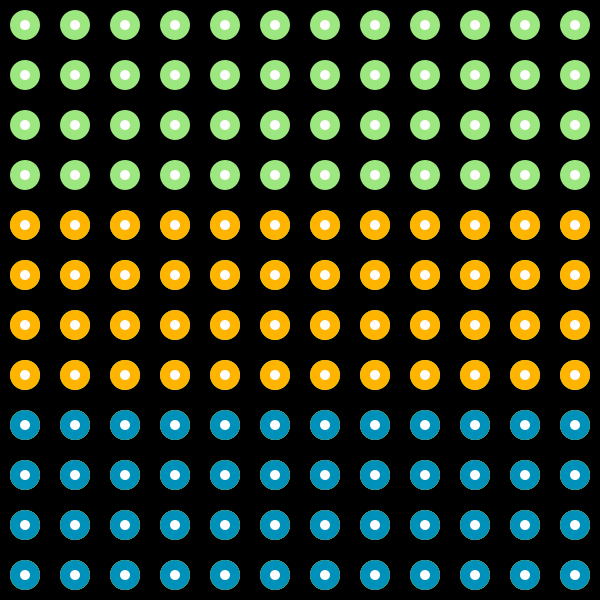
Frame 1 (no input)
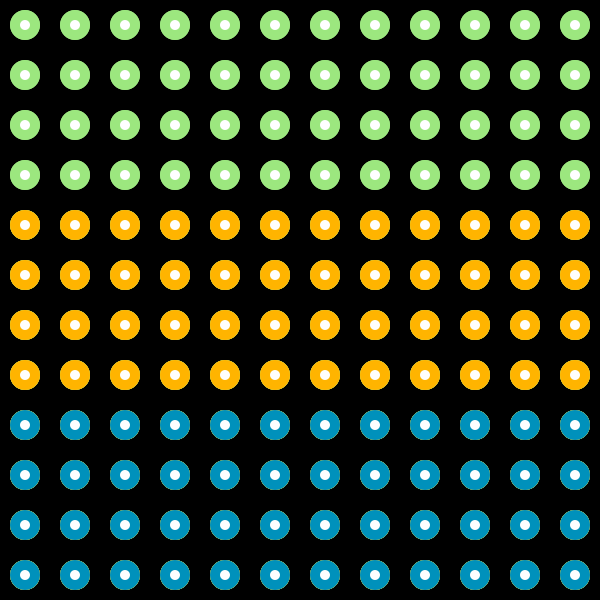
Frame 2 (the mouse pressed at the canvas centre, redrawn once)

The Processing sketch that drew these frames (run headless with seeded random() and noise(); the mouse was pressed at the canvas centre and the sketch redrawn once):

// Processing sketch: processing_143457
// ── processing_143457.pde

// Konkuk University
// Department of Dynamic Media
// SOS iDesign
// Name: KIM Mirae
// ID: 201420064



int globalsize = 50;
color bgr = color(0);
 
void setup() {
 size(600,600);
 background(0);
 noLoop();
 smooth();
}

void draw() {
  stroke(0);
  for (int i = 10; i < width; i+=50) {
  for (int j = 10; j < height; j+=50) {
  
    ellipseMode(CENTER);
    noStroke();
    fill(#9ce77f);
    ellipse(i+15,j+15,30,30);
 }  
}

stroke(0);
  for (int i = 10; i < width; i+=50) {
  for (int j = 10; j < height; j+=50) {
   ellipseMode(CENTER);
   noStroke();
    fill(#ffb400);
    ellipse(i+15,j+215,30,30);
  }
  }
 

stroke(0);
  for (int i = 10; i < width; i+=50) {
  for (int j = 10; j < height; j+=50) {
   ellipseMode(CENTER);
   noStroke();
    fill(#0091bb);
    ellipse(i+15,j+415,30,30);
  }
  }
 
stroke(0);
  for (int i = 10; i < width; i+=50) {
  for (int j = 10; j < height; j+=50) {
   ellipseMode(CENTER);
   noStroke();
    fill(#ffffff);
    ellipse(i+15,j+15,10,10);
  }
  }

}
